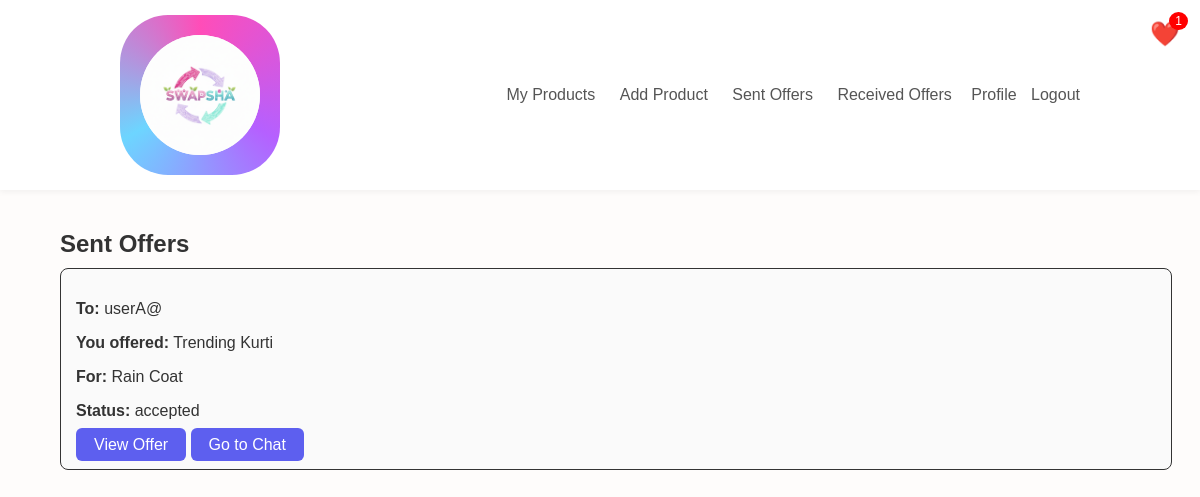
/barter/offers/sent/ (signed in), run on an earlier commit of the app's database.
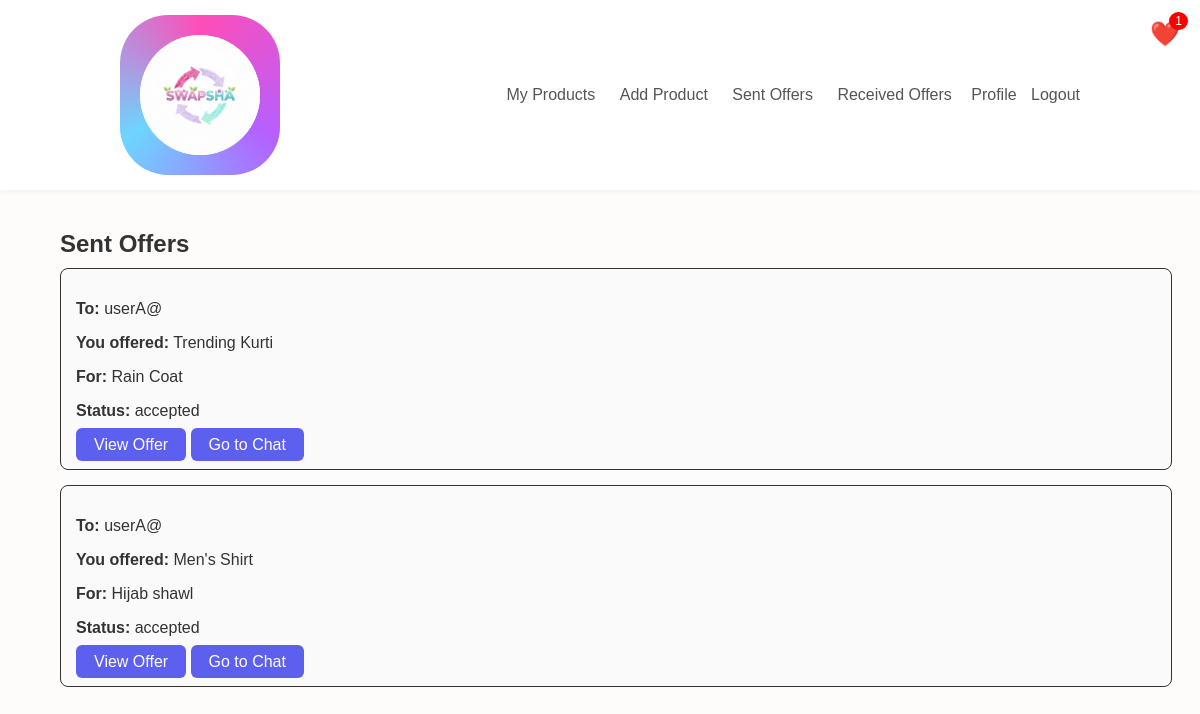
And on a later commit of the database.
### barter/models.py (models this page shows)
class Offer(models.Model):
    sender = models.ForeignKey(User, related_name='sent_offers', on_delete=models.CASCADE)
    receiver = models.ForeignKey(User, related_name='received_offers', on_delete=models.CASCADE)
    sender_product = models.ForeignKey(Product, related_name='sender_product', on_delete=models.CASCADE)
    receiver_product = models.ForeignKey(Product, related_name='receiver_product', on_delete=models.CASCADE)
    message = models.TextField(blank=True, null=True)
    status = models.CharField(max_length=20, default='pending')  # pending/accepted/rejected
    created_at = models.DateTimeField(auto_now_add=True)

### products/models.py (models this page shows)
class Product(models.Model):
    CATEGORY_CHOICES = [
        ('electronics', 'Electronics'),
        ('fashion', 'Fashion'),
        ('books', 'Books'),
        ('furniture', 'Furniture'),
        ('others', 'Others'),
    ]
    user = models.ForeignKey(User, on_delete=models.CASCADE)
    title = models.CharField(max_length=200)
    description = models.TextField()
    category = models.CharField(max_length=50, choices=CATEGORY_CHOICES)
    estimated_value = models.DecimalField(max_digits=10, decimal_places=2)
    condition = models.CharField(max_length=50)
    image = models.ImageField(upload_to='product_images/')
    created_at = models.DateTimeField(auto_now_add=True)
    tags = models.CharField(max_length=200, blank=True, null=True, default='')

### barter/views.py (the view)
# urls.py: path('offers/sent/', views.sent_offers, name='sent_offers'),
@login_required
def sent_offers(request):
    offers = Offer.objects.filter(sender=request.user)
    return render(request, 'barter/sent_offers.html', {'offers': offers})

### templates/barter/sent_offers.html (shortened to what this page needs)
{% extends 'base.html' %}
{% block content %}
<h2>Sent Offers</h2>
<div class="offer-container">
{% for o in offers %}
    <div class="card">
        <p><strong>To:</strong> {{ o.receiver.username }}</p>
        <p><strong>You offered:</strong> {{ o.sender_product.title }}</p>
        <p><strong>For:</strong> {{ o.receiver_product.title }}</p>
        <p><strong>Status:</strong> {{ o.status }}</p>
        <a href="{% url 'offer_detail' o.id %}" class="btn">View Offer</a>
        {% if o.status == 'accepted' %}
            <a href="{% url 'offer_chat_page' o.id %}" class="btn">Go to Chat</a>
        {% endif %}
    </div>
{% empty %}
    <p>No sent offers yet.</p>
{% endfor %}
</div>
{% endblock %}

What changed in the data, as far as the page shows it:
added Offer: receiver.username "userA@", sender_product "Men's Shirt", receiver_product "Hijab shawl", status "accepted", shows "Go to Chat"
